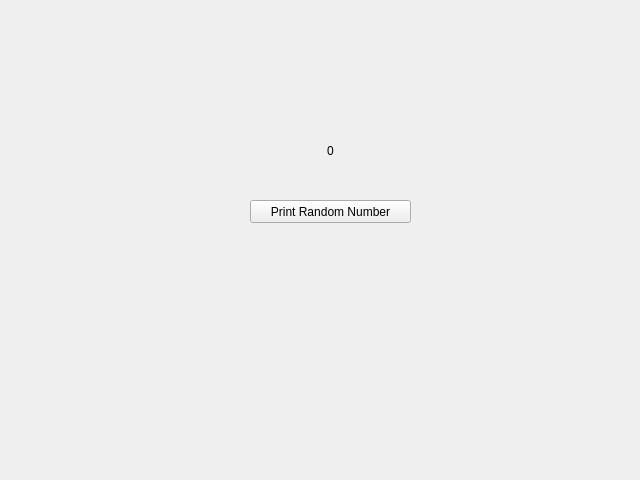
<?xml version="1.0" encoding="UTF-8"?>
<ui version="4.0">
 <class>Form</class>
 <widget class="QWidget" name="Form">
  <property name="geometry">
   <rect>
    <x>0</x>
    <y>0</y>
    <width>640</width>
    <height>480</height>
   </rect>
  </property>
  <property name="windowTitle">
   <string>Form</string>
  </property>
  <widget class="QPushButton" name="numberButton">
   <property name="geometry">
    <rect>
     <x>250</x>
     <y>200</y>
     <width>161</width>
     <height>23</height>
    </rect>
   </property>
   <property name="text">
    <string>Print Random Number</string>
   </property>
  </widget>
  <widget class="QLabel" name="label">
   <property name="geometry">
    <rect>
     <x>270</x>
     <y>100</y>
     <width>121</width>
     <height>101</height>
    </rect>
   </property>
   <property name="styleSheet">
    <string notr="true">font: 75 22pt &quot;MS Shell Dlg 2&quot;;</string>
   </property>
   <property name="text">
    <string>0</string>
   </property>
   <property name="alignment">
    <set>Qt::AlignCenter</set>
   </property>
  </widget>
 </widget>
 <resources/>
 <connections/>
</ui>
